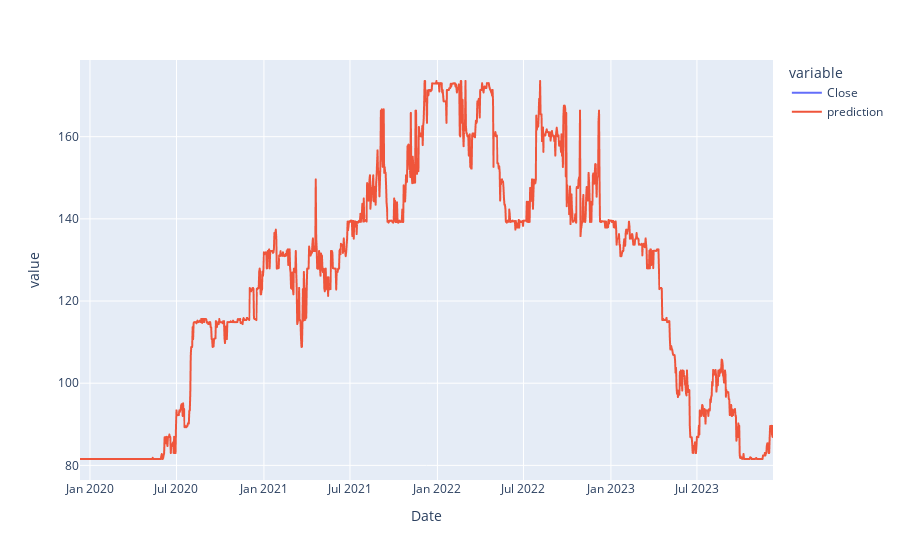

The code cell stored with this chart in its notebook:
### Code cell
ticker = "AAPL"

model_df = ticker_regression.retrieve_single_ticker_model_results_from_mongo(ticker)

model_df.drop(labels=["_id"], axis=1, inplace=True)
# model_df.rename(columns={"index": "Date"}, inplace=True)

model_df["Date"] = pd.to_datetime(model_df["Date"])
model_df.drop(["Close"], axis=1, inplace=True)
model_df.set_index("Date", inplace=True)

# print(model_df)

yahoo_df = yahoo.retrieve_company_stock_price_from_mongo(ticker)
yahoo_df.drop(labels=["_id"], axis=1, inplace=True)
yahoo_df["Date"] = pd.to_datetime(yahoo_df["Date"])
yahoo_df.set_index("Date", inplace=True)
# print(yahoo_df)
# # model_df.sort_values(["Date"], ascending=True, inplace=True)
# combined_df = yahoo_df.concat(model_df, left_index=True, right_index=True)
combined_df = yahoo_df.merge(model_df, how="right", left_index=True, right_index=True)
combined_df.reset_index(inplace=True)
combined_df.sort_values(["Date"], ascending=True, inplace=True)
px.line(combined_df, x='Date', y=['Close','prediction'])

### Figure 1 — Plotly figure (JSON) as saved in the notebook; plotly's stock layout.template omitted (floating-point values rounded to 4 significant figures; data arrays with more than 128 entries replaced by an {"elided": "..."} marker saying what was removed)
{"data": [{"hovertemplate": "variable=Close<br>Date=%{x}<br>value=%{y}<extra></extra>", "legendgroup": "Close", "line": {"color": "#636efa", "dash": "solid"}, "marker": {"symbol": "circle"}, "mode": "lines", "name": "Close", "showlegend": true, "type": "scattergl", "x": {"elided": "1459 str values"}, "xaxis": "x", "y": {"elided": "1459 null values"}, "yaxis": "y"}, {"hovertemplate": "variable=prediction<br>Date=%{x}<br>value=%{y}<extra></extra>", "legendgroup": "prediction", "line": {"color": "#EF553B", "dash": "solid"}, "marker": {"symbol": "circle"}, "mode": "lines", "name": "prediction", "showlegend": true, "type": "scattergl", "x": {"elided": "1459 str values"}, "xaxis": "x", "y": {"elided": "1459 float values"}, "yaxis": "y"}], "layout": {"legend": {"title": {"text": "variable"}, "tracegroupgap": 0}, "margin": {"t": 60}, "xaxis": {"anchor": "y", "domain": [0, 1], "title": {"text": "Date"}}, "yaxis": {"anchor": "x", "domain": [0, 1], "title": {"text": "value"}}}}
